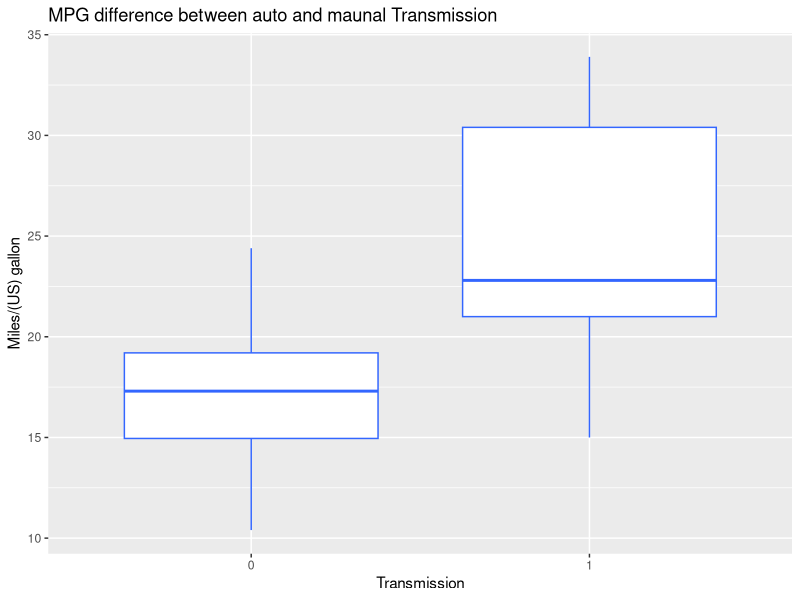
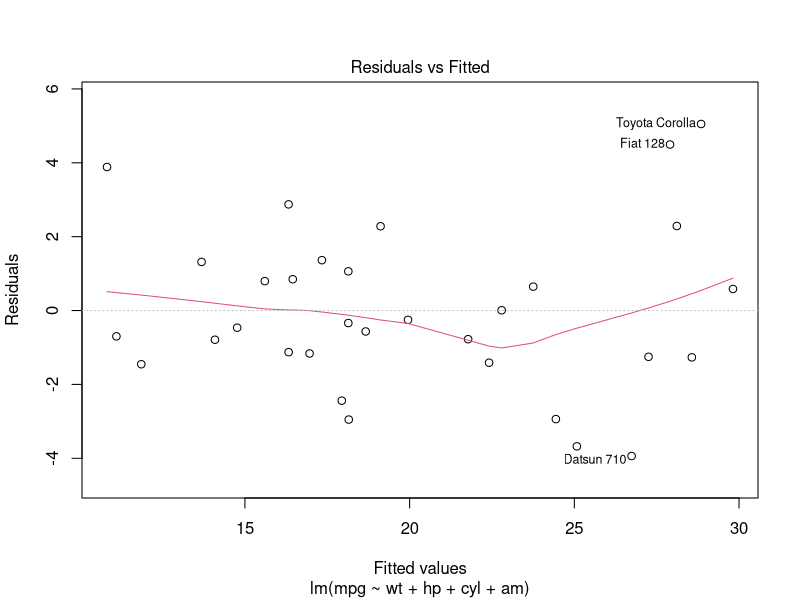
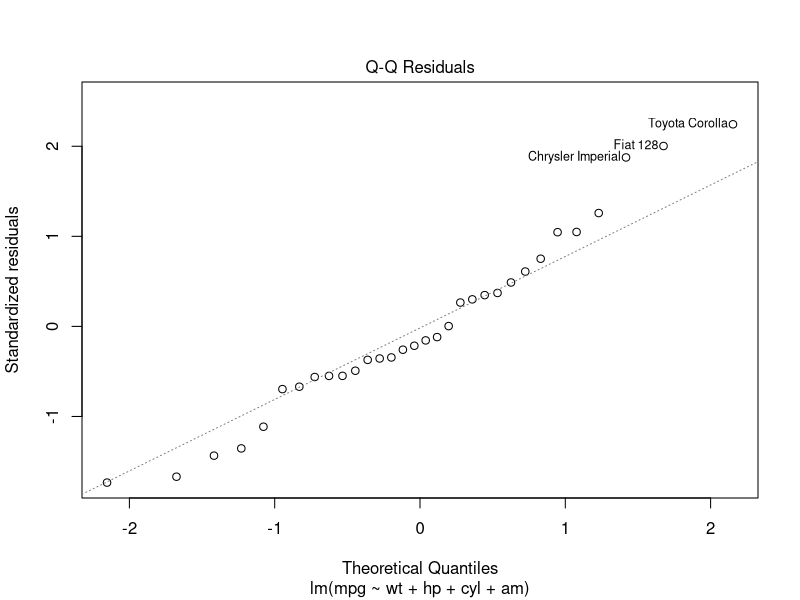
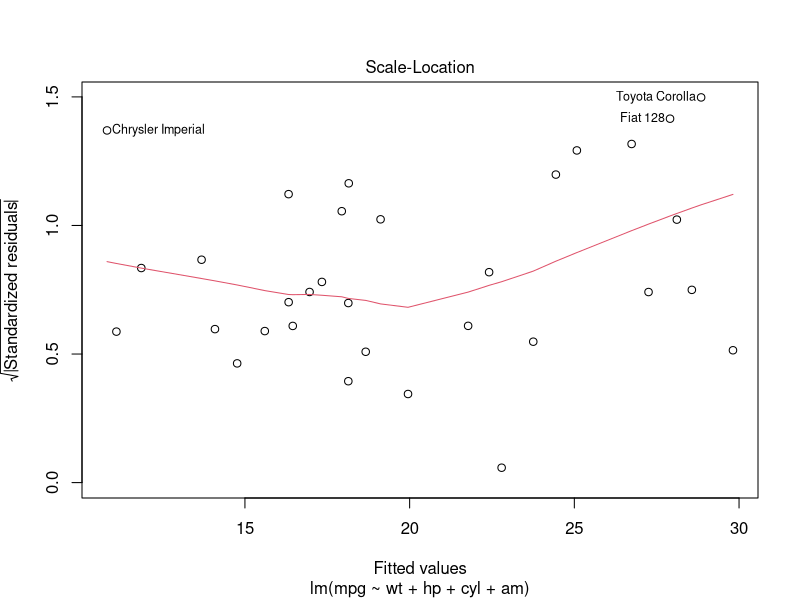
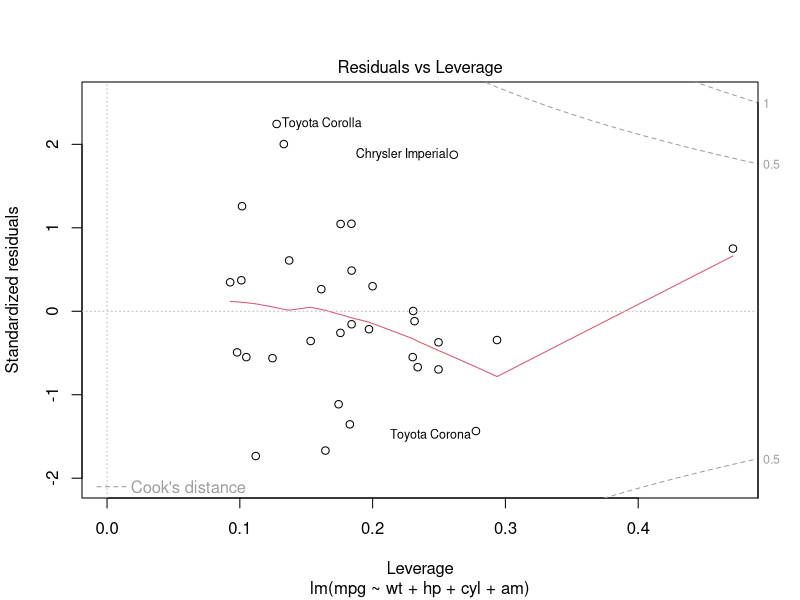

The R source for these figures, in order:
## ---- chunk 1
library(ggplot2)
data('mtcars')
## ---- chunk 2
mtcars$am <- as.factor(mtcars$am)
mtcars$cyl <- as.factor(mtcars$cyl)
mtcars$vs <- as.factor(mtcars$vs)
mtcars$gear <- as.factor(mtcars$gear)
mtcars$carb <- as.factor(mtcars$carb)
df<-mtcars
mean_difference <- mean(df$mpg[which(df$am==1)])-mean(df$mpg[which(df$am==0)])
## ---- chunk 3
model1 <- lm(mpg ~ am, df)
## Multiple R-squared:  0.3598
## ---- chunk 4
model2 <- lm(mpg ~ wt + hp + cyl + am , df)
## Multiple R-squared:  0.8659
## ---- chunk 5
anova(model1,model2)
## ---- chunk 6
g<-ggplot(df,aes(am,mpg))
g+geom_boxplot(aes(group=am),colour = "#3366FF")+xlab("Transmission") +ylab("Miles/(US) gallon") +ggtitle("MPG difference between auto and maunal Transmission")
## ---- chunk 7
plot(model2)
